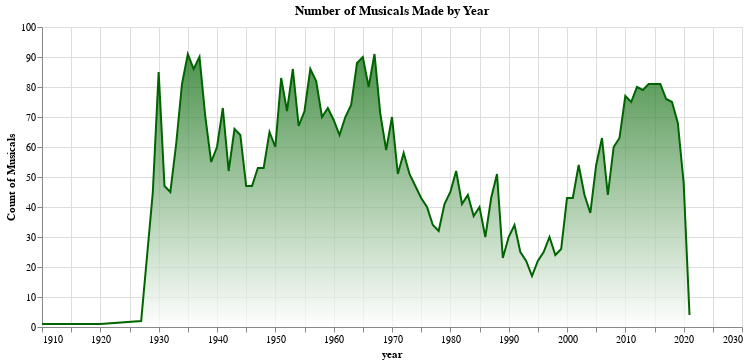

The code cell stored with this chart in its notebook:
### Markdown cell above
## Question 4 - When were Musicals made?

Visualize the number of musicals made each year using an area chart with a gradiant using this [doc](https://altair-viz.github.io/gallery/area_chart_gradient.html) as a reference.

The y-axis should be labeled "Count of Musicals".

The graph should be titled "Number of Musicals Made by Year".

The year on the x-axis should be formatted properly.

### Code cell
# your code here
alt.Chart(df).mark_area(
    line={'color':'darkgreen'},
    color=alt.Gradient(
        gradient='linear',
        stops=[alt.GradientStop(color='white', offset=0),
               alt.GradientStop(color='darkgreen', offset=1)],
        x1=1,
        x2=1,
        y1=1,
        y2=0  
    )
).encode(
    x = alt.X('year', axis=alt.Axis(format='d')),
    y = alt.Y('count():Q', axis=alt.Axis(title='Count of Musicals'))
).properties(
    width=700,
    title='Number of Musicals Made by Year')

### Figure 1 — Vega-Lite specification as saved in the notebook (floating-point values rounded to 4 significant figures; data arrays with more than 128 entries replaced by an {"elided": "..."} marker saying what was removed)
{"config": {"view": {"continuousWidth": 400, "continuousHeight": 300}}, "data": {"name": "data-72341e27cba758a678ae93d81dcb744a"}, "mark": {"type": "area", "color": {"gradient": "linear", "stops": [{"color": "white", "offset": 0}, {"color": "darkgreen", "offset": 1}], "x1": 1, "x2": 1, "y1": 1, "y2": 0}, "line": {"color": "darkgreen"}}, "encoding": {"x": {"axis": {"format": "d"}, "field": "year", "type": "quantitative"}, "y": {"aggregate": "count", "axis": {"title": "Count of Musicals"}, "type": "quantitative"}}, "title": "Number of Musicals Made by Year", "width": 700, "$schema": "https://vega.github.io/schema/vega-lite/v4.17.0.json", "datasets": {"data-72341e27cba758a678ae93d81dcb744a": {"elided": "5306 records"}}}
